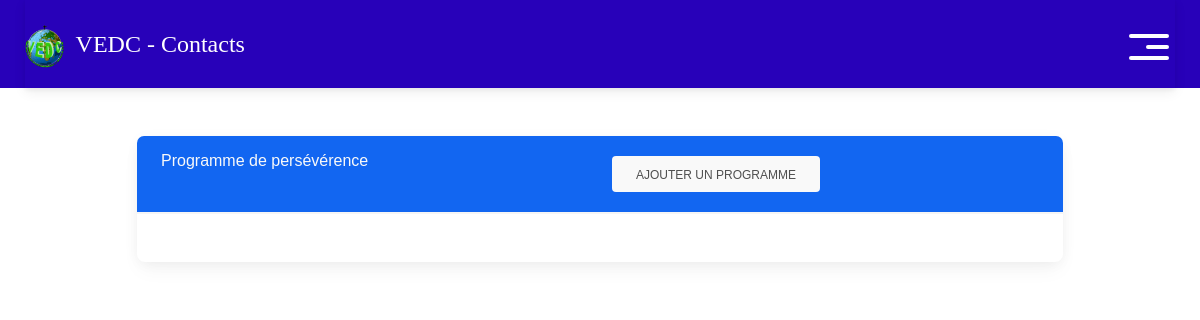
/assemblees_management/ (signed in), run on an earlier commit of the app's database.
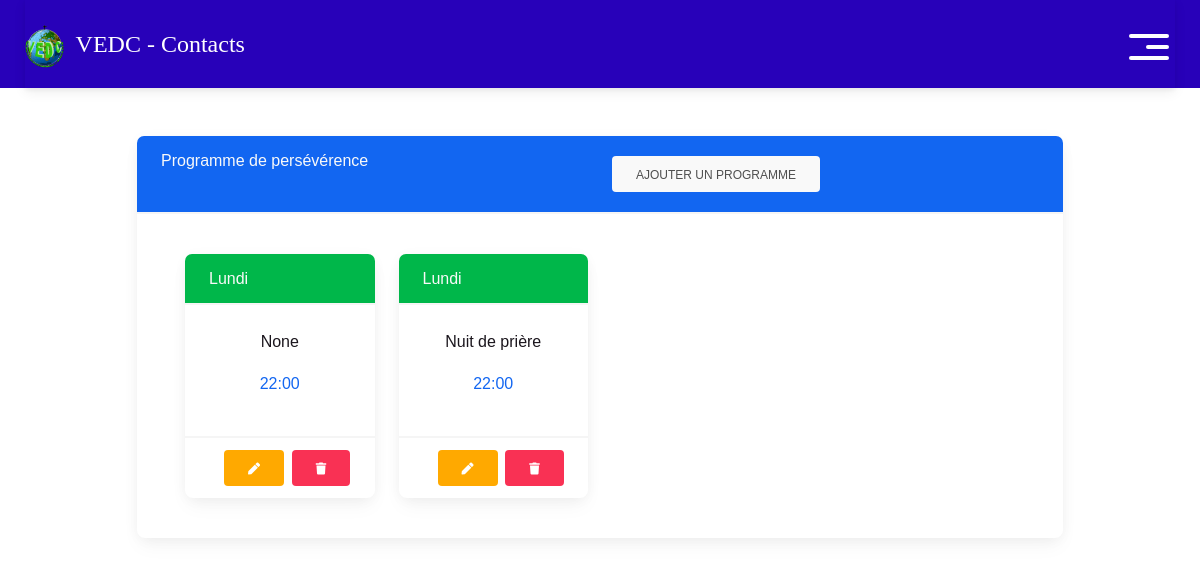
And on a later commit of the database.
### main/models.py (models this page shows)
class Programme(models.Model):
    assemble = models.ForeignKey("Assemblee", related_name='assamble_programme', on_delete=models.CASCADE)
    JOUR_CHOICES = [
        ('Lundi', 'Lundi'),
        ('Mardi', 'Mardi'),
        ('Mercredi', 'Mercredi'),
        ('Jeudi', 'Jeudi'),
        ('Vendredi', 'Vendredi'),
        ('Samedi', 'Samedi'),
        ('Dimanche', 'Dimanche'),
    ]
    jour = models.CharField(choices = JOUR_CHOICES, max_length=50)
    Heure = models.TimeField(auto_now=False, auto_now_add=False)
    Titre = models.CharField(max_length=50, null = True)

### main/views.py (the view)
# urls.py: path("assemblees_management/", views.assemblees_management, name="assemblees_management"),
@login_required
@is_encadreur_required
def assemblees_management(request):
    context = {}
    connected_user = request.user
    connected_account = Personne.objects.get(user = connected_user)
    assemby = connected_account.assemblee
    all_programme = Programme.objects.filter(assemble = assemby)
    context['all_programme'] = all_programme
    return render(request, 'gerer_assemblée.html', context)

### templates/gerer_assemblée.html (shortened to what this page needs)
{% extends 'base.html' %}
{% block content %}
<div class="container">
    <div class="row justify-content-center my-5">
        <div class="col-10 col-sm-10">
            <div class="card">
                <div class="card-header bg-primary text-light">
                    <div class="row">
                        <div class="col-md-6">
                            Programme de persévérence
                        </div>
                        <div class="col-md-6 my-2">
                            <a href="{% url 'add_programme' %}" class="btn btn-light">Ajouter un programme</a>
                        </div>
                    </div>
                </div>
                <div class="card-body">
                        <div class="container">
                            <div class="row">
                                {% for item in all_programme %}
                                    <div class="col-12 col-md-3  my-3 col-sm-12 col-xm-12">
                                        <div class="card">
                                            <div class="card-header bg-success text-light">
                                                <div class="row">
                                                    <div class="col-12">
                                                        {{item.jour}}
                                                    </div>
                                                </div>
                                            </div>
                                            <div class="card-body text-center">
                                                <p> {{item.Titre}}</p>
                                                <p class="text-primary">{{item.Heure}}</p>
                                            </div>
                                            <div class="card-footer">
                                                <div class="col-12">
                                                    <div class="row">
                                                        <div class="col-6">
                                                            <a href="" class="btn btn-warning"> <i class="fa fa-pen" aria-hidden="true"></i> </a>
                                                        </div>
                                                        <div class="col-6">
                                                            <a href="" class="btn btn-danger"> <i class="fa fa-trash" aria-hidden="true"></i> </a>
                                                        </div>
                                                    </div>
                                                </div>
                                            </div>
                                        </div>
                                    </div>
                                {% endfor %}
                            </div>
                        </div>
                </div>
            </div>
        </div>
    </div>
</div>
{% endblock content %}

### templates/base.html (shortened to what this page needs)
<!DOCTYPE html>
{% load static %}
<html>
  <head>
    <link rel="stylesheet" type="text/css" href=" {% static 'css/bootstrap.css' %} " />
    <link rel="stylesheet" type="text/css" href=" {% static 'css/mdb.min.css' %} " />
    <link rel="stylesheet" href="{% static 'awesone/css/all.min.css' %}">
    <link rel="stylesheet" href="{% static 'datatables/datatables.min.css' %}" />
    <link  rel="stylesheet"  href="{% static 'css/style.css' %}"/>
    <link rel="stylesheet" href="https://use.fontawesome.com/releases/v5.8.2/css/all.css">
  </head>
  <body>
    <div class="hero_area">
      <header class="header_section">
        <div class="container-fluid">
          <nav class="navbar navbar-expand-lg custom_nav-container">
            <a class="navbar-brand" href="#">
              <span>
                <img src="{% static 'img/logo2-vedc.png' %}" alt="">
                VEDC - Contacts
              </span>
            </a>
            <div class="navbar-collapse" id="">
              <div class="custom_menu-btn">
                <button onclick="openNav()">
                  <span class="s-1"> </span>
                  <span class="s-2"> </span>
                  <span class="s-3"> </span>
                </button>
              </div>
            </div>
          </nav>
        </div>
      </header>
    </div>
  {% block content %}{% endblock content %}
  </body>
</html>

### static/css/style.css (style rules this page uses)
body { font-family: "Raleway", sans-serif; color: #1b161d; background-color: #ffffff; }
.hero_area { background-color: #2801b9; background-image: url(../images/hero.jpg); background-repeat: no-repeat; background-size: cover; }
.header_section .container-fluid { padding-right: 25px; padding-left: 25px; }
.custom_menu-btn { z-index: 9; position: absolute; right: 0; top: 14px; }
.custom_menu-btn button { margin-top: 12px; outline: none; border: none; background-color: transparent; }
.custom_menu-btn button span { display: block; width: 40px; height: 4px; background-color: #fff; margin: 7px 0; transition: all 0.3s; border-radius: 5px; }
.custom_menu-btn .s-2 { width: 23px; margin-left: auto; }
.custom_menu-btn .s-2 { transition: all 0.1s; }
a, a:hover, a:focus { text-decoration: none; }
.btn, .btn:focus { outline: none !important; box-shadow: none; }
.navbar-brand { display: flex; align-items: center; }
.navbar-brand img { width: 40px; margin-right: 5px; }
.navbar-brand span { font-family: "Righteous", cursive; font-size: 24px; font-weight: 500; color: #fefeff; margin-top: 5px; }
.custom_nav-container { z-index: 99999; padding: 15px 0; }

### templates/base.html (style rules this page uses)
body { font-family: "Raleway", sans-serif; color: #1b161d; background-color: #ffffff; }
.hero_area { background-color: #2801b9; background-image: url(../images/hero.jpg); background-repeat: no-repeat; background-size: cover; }
.header_section .container-fluid { padding-right: 25px; padding-left: 25px; }
.custom_menu-btn { z-index: 9; position: absolute; right: 0; top: 14px; }
.custom_menu-btn button { margin-top: 12px; outline: none; border: none; background-color: transparent; }
.custom_menu-btn button span { display: block; width: 40px; height: 4px; background-color: #fff; margin: 7px 0; transition: all 0.3s; border-radius: 5px; }
.custom_menu-btn .s-2 { width: 23px; margin-left: auto; }
.custom_menu-btn .s-2 { transition: all 0.1s; }
a, a:hover, a:focus { text-decoration: none; }
.btn, .btn:focus { outline: none !important; box-shadow: none; }
.navbar-brand { display: flex; align-items: center; }
.navbar-brand img { width: 40px; margin-right: 5px; }
.navbar-brand span { font-size: 24px; font-weight: 500; color: #fefeff; margin-top: 5px; }
.custom_nav-container { z-index: 99999; padding: 15px 0; }
* { font-family: arial; }

What changed in the data, as far as the page shows it:
added Programme: jour "Lundi", Titre "None", Heure "22:00"
added Programme: jour "Lundi", Titre "Nuit de prière", Heure "22:00"
